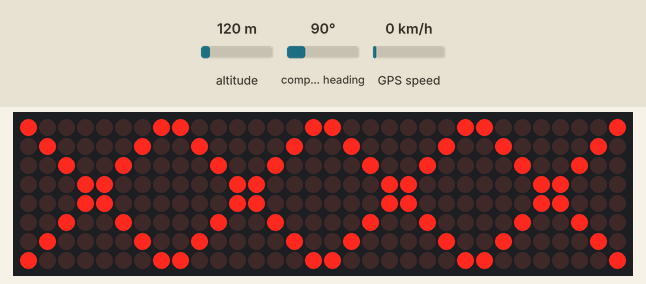
Simulated run of this sketch. Board: Arduino Mega 2560, built with avr-gcc and run on an emulated ATmega2560. Shown: 32×8 LED matrix. The inputs (shaded band) are chosen by the test bench; at power-on: compass heading 90°, altitude 120 m, GPS speed 0 km/h. The local clock reads 2024-03-15 10:24:30 at power-on unless the sketch sets it; the GPS gets a fix after 3 s at 37.7749, -122.4194 with 8 satellites; what the sketch prints to the serial monitor is not drawn.

Above: at 2.1 s.
2.2 s: compass heading set to 180°
At 4.4 s:
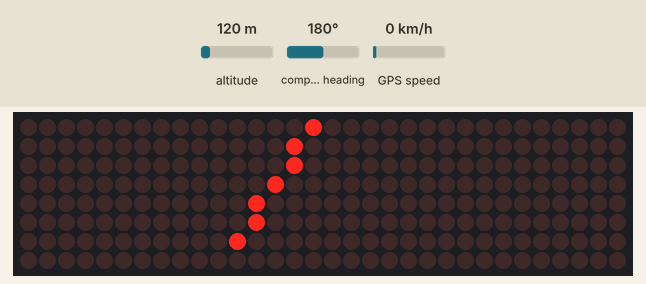
5.1 s: compass heading set to 7°
At 6.7 s:
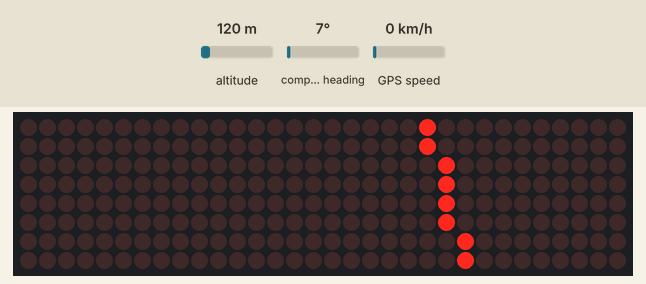
7.1 s: compass heading set to 269°
At 8.8 s:
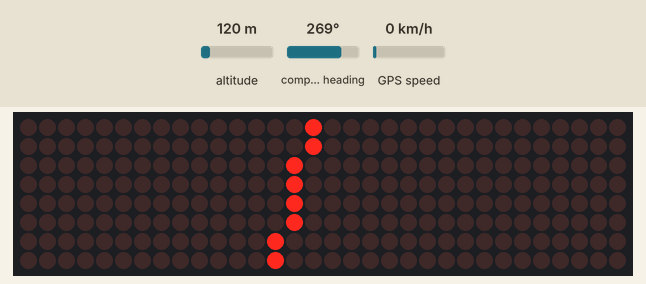
9.1 s: compass heading set to 352°
At 10.9 s:
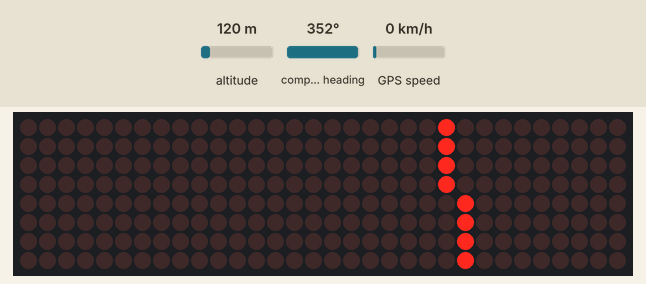
11.2 s: compass heading set to 90°
At 12.1 s:
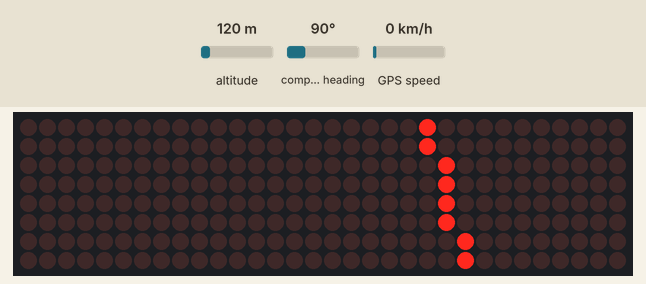
Timing chart, 0 to 14.2 s (numbered marks = the images above; inputs shaded):
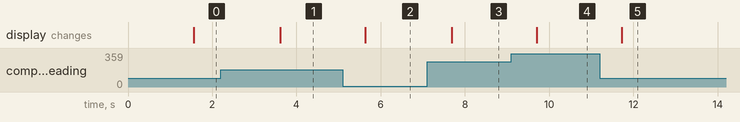

Measured:
- after the input at 2.2 s, the display: changes after 1.4 s (image 1)
- after the input at 5.1 s, the display: changes after 0.53 s (image 2)
- after the input at 7.1 s, the display: changes after 0.59 s (image 3)
- after the input at 9.1 s, the display: changes after 0.60 s (image 4)
- after the input at 11.2 s, the display: changes after 0.52 s (image 5)

The sketch:

DzialkonRadar.ino
```cpp
//#define CALLIBRATE // uncomment this to start Compass calibration
//#define SETTIME // uncomment this to manualy set time on Timer, see Timer.cpp line 22

#include "RadarMap.h"
#include "Gps.h"
#include "Compass.h"
#include "Timer.h"
#include "Pins.h"

//#ifdef CALLIBRATE
//#include "MySD.h"
//#endif

RadarMap* radarMap;
Gps* myGps;
Compass* myCompass;
const float PopeConstant = 21.37f;

Timer timer(DataPin, ClkPin, CsPin);

void setup() {
  Serial.begin(9600);
  radarMap = new RadarMap(DataPin, ClkPin, CsPin, 4, 50.0f);
  myGps = new Gps();
  myCompass = new Compass();
  timer.SetupClock();
}

void loop() {
  myGps->UpdateData();
  float distance = myGps->DistanceBetween();
  float gpsAngle = myGps->Angle();
  float compassAngle = myCompass->Angle();
  radarMap->SetSegmentPoints(distance, gpsAngle, compassAngle);

  int popeMeters = (int)(distance / PopeConstant);

  if (timer.CheckTime(21, 37, 0))
  {
    // play barka
    // player.PlaySong("BARKA.WAV");
    Serial.println("Swooooja baaaaaaarkeeeee!");
  }

  if (timer.CheckTime(-1, -1, 0))
  {
    // player.PlayDistanceLeft(popeMeters)
    Serial.println("pozostalo x papierzo metrow");
  }

  if (timer.CheckTime(-1, -1, 30))
  {
    // player.PlayRandomVoice();
    Serial.println("randomowy tekst Witka");
  }

  delay(1000);
}
```

Compass.cpp
```cpp
#include "Compass.h"

Compass::Compass()
{
	Wire.begin();
	qmc.init();
}

float Compass::Angle()
{
	int x, y, z;
	float azimuth;
	qmc.read(&x, &y, &z);

//#ifdef CALLIBRATE
//	MySD* mySD = new MySD(49);
//	File file = mySD->OpenFile("comp.txt");
//	file.print(x);
//	file.print("\t");
//	file.print(y);
//	file.print("\t");
//	file.print(z);
//	file.print("\t");
//	file.println(azimuth);
//	mySD->CloseFile(file);
//#endif // CALLIBRATE

	x = map(x, -1393, -191, -1000, 1000);
	y = map(y, 1525, 2376, -1000, 1000);

	azimuth = Azimuth(x, y);

	return azimuth;
}

float Compass::Azimuth(int x, int y) {
	float azimuth = atan2(x, y);
	if (azimuth < 0)
	{
		azimuth += 2 * PI;
	}

	return degrees(azimuth);
}
```

Compass.h
```cpp
#pragma once

#include <Wire.h>
#include <MechaQMC5883.h>

#ifdef CALLIBRATE
#include "MySD.h"
#endif

class Compass
{
  private:
    MechaQMC5883 qmc;

    float Azimuth(int x, int y);
  public:
    Compass();
    float Angle();
};
```

Gps.cpp
```cpp
#include "Gps.h"

const float Gps::invalidDistance = -1.0f;

Gps::Gps() :
	// działka Pitera
	destLat(51.589655f),
	destLong(19.223912f),
	ss(Serial1)
{
	ss.begin(9600);
}

float Gps::DistanceBetween()
{
	if (curentLat == TinyGPS::GPS_INVALID_F_ANGLE && curentLong == TinyGPS::GPS_INVALID_F_ANGLE)
	{
		return Gps::invalidDistance;
	}
	return TinyGPS::distance_between(curentLat, curentLong, destLat, destLong);
}

float Gps::Angle()
{
	return TinyGPS::course_to(curentLat, curentLong, destLat, destLong);
}

void Gps::UpdateData()
{
	unsigned long start = millis();
	do
	{
		while (ss.available()) {
			byte gpsData = ss.read();
			gps.encode(gpsData);

		}
	} while (millis() - start < gpsUpdateDelay);

	gps.f_get_position(&curentLat, &curentLong);
}
```

Gps.h
```cpp
#pragma once
#include <TinyGPS.h>

class Gps
{
  private:
    const int gpsUpdateDelay = 1000;

    const float destLat, destLong;
    float curentLat, curentLong;
    TinyGPS gps;
    HardwareSerial& ss;

  public:
    static const float invalidDistance;
    Gps();
    void UpdateData();
    float DistanceBetween();
    float Angle();
};
```

MySD.cpp
```cpp
#include "MySD.h"

MySD::MySD(int sdPin) :
	sdPin(sdPin)
{
	while (!SD.begin(sdPin))
	{
		delay(900);
	}
}

File MySD::OpenFile(char* fileName)
{
	return SD.open(fileName, FILE_WRITE);
}

void MySD::CloseFile(File file)
{
	file.close();
}
```

MySD.h
```cpp
#pragma once
#include <SD.h>
#include <SPI.h>

class MySD
{
  private:
    int sdPin;
  public:
    MySD(int sdPin);
    File OpenFile(char* fileName);
    void CloseFile(File file);
};
```

RadarMap.cpp
```cpp
#include "RadarMap.h"
#include <Arduino.h>

RadarMap::RadarMap(int dataPin, int clkPin, int csPin, int numDevices, float initialDistance) :
	lc(LedControl(dataPin, clkPin, csPin, numDevices))
{
	RadarMap::numDevices = numDevices;
	RadarMap::initialDistance = initialDistance;

	for (int i = 0; i < numDevices; i++)
	{
		lc.shutdown(i, false);
		lc.setIntensity(i, 3);
		lc.clearDisplay(i);
	}
}

void RadarMap::SetPoint(int x, int y, byte quarter)
{
	if (quarter == 4)
	{
		SetWholeScreen();
	}
	else if (quarter == 0)
	{
		lc.setLed(quarter, y, maxIndex - x, true);
	}
	else if (quarter == 1)
	{
		lc.setLed(quarter, y + maxIndex, maxIndex - x, true);
	}
	else if (quarter == 2)
	{
		lc.setLed(quarter, -y, maxIndex + x, true);
	}
	else if (quarter == 3)
	{
		lc.setLed(quarter, maxIndex - y, maxIndex + x, true);
	}
}

void RadarMap::SetSegmentPoints(int x, int y)
{
	ClearScreen();

	int quarter = CalculateQuarter(x, y);

	int xMin = min(0, x), xMax = max(0, x);
	int yMin = min(0, y), yMax = max(0, y);

	double a = y / (double)x;

	if (abs(x) > abs(y))
	{
		for (int i = xMin; i < xMax + 1; i++)
		{
			int nearestY = yMin;
			double calculatedY = i * a;
			double delta = abs(calculatedY - nearestY);
			for (int j = yMin + 1; j < yMax + 1; j++)
			{
				double currentDelta = abs(calculatedY - j);

				if (currentDelta < delta)
				{
					delta = currentDelta;
					nearestY = j;
				}
			}

			SetPoint(i, nearestY, quarter);
		}
	}
	else
	{
		for (int i = yMin; i < yMax + 1; i++)
		{
			int nearestX = xMin;
			double calculatedX = i / a;
			double delta = abs(calculatedX - nearestX);
			for (int j = xMin + 1; j < xMax + 1; j++)
			{
				double currentDelta = abs(calculatedX - j);

				if (currentDelta < delta)
				{
					delta = currentDelta;
					nearestX = j;
				}
			}

			SetPoint(nearestX, i, quarter);
		}
	}

	//return quarter;
}

void RadarMap::SetSegmentPoints(float distance, float gpsAngle, float compassAngle)
{
	if (distance == Gps::invalidDistance)
	{
		ClearScreen();
		SetInvalidScreen();
		return;
	}

	float angle = gpsAngle + compassAngle;

	//Serial.print("Initial distance: ");
	//Serial.print(initialDistance);
	//Serial.print(", distance: ");
	//Serial.print(distance);
	//Serial.print(", angle: ");
	//Serial.println(angle);

	if (distance > initialDistance)
	{
		distance = initialDistance;
	}
	if (distance < distanceDelta)
	{
		Serial.println("Destination reached!");
		SetSegmentPoints(0, 0);
		return;
	}

	float x, y;

	ComputeCoordinates(x, y, angle, distance);

	//Serial.print("Calculated point (");
	//Serial.print(x);
	//Serial.print(",");
	//Serial.print(y);
	//Serial.println(")");

	// this is needed to always show some small path, until desired distanceDelta is accuired
	RoundCoordinates(x, y);

	//Serial.print("Calculated point ceil (");
	//Serial.print(x);
	//Serial.print(",");
	//Serial.print(y);
	//Serial.println(")");

	SetSegmentPoints(x, y);
}

void RadarMap::ComputeCoordinates(float& x, float& y, float angle, float distance)
{
	float angleInRadians = radians(angle);
	x = distance * sin(angleInRadians);
	y = distance * cos(angleInRadians);
	NormalizeCoordinates(x, y);
}

/// <summary>
/// Normalize point to fit (-7,-7) to (7,7) range
/// </summary>
void RadarMap::NormalizeCoordinates(float& x, float& y)
{
	x = maxIndex * (x / initialDistance);
	y = maxIndex * (y / initialDistance);
}

void RadarMap::RoundCoordinates(float& x, float& y)
{
	if (abs(x) < 0.5f && abs(y) < 0.5f)
	{
		if (abs(x) >= abs(y))
		{
			x < 0 ? x -= 1 : x += 1;
			y = 0;
		}
		else
		{
			y < 0 ? y -= 1 : y += 1;
			x = 0;
		}
	}

	x = round(x);
	y = round(y);
}

byte RadarMap::CalculateQuarter(int x, int y)
{
	if (x == 0 && y == 0)
	{
		// destination point reached, light all leds on all displays
		return 4;
	}

	if (x >= 0 && y >= 0)
	{
		return 0;
	}

	if (x > 0 && y < 0)
	{
		return 1;
	}

	if (x <= 0 && y <= 0)
	{
		return 2;
	}

	if (x < 0 && y > 0)
	{
		return 3;
	}

	return 0xFF;
}

void RadarMap::ClearScreen()
{
	for (int i = 0; i < numDevices; i++)
	{
		lc.clearDisplay(i);
	}
}

void RadarMap::SetWholeScreen()
{
	for (int i = 0; i < numDevices; i++)
	{
		for (int j = 0; j < size; j++)
		{
			lc.setRow(i, j, 0xFF);
		}
	}
}

void RadarMap::SetInvalidScreen()
{
	for (int i = 0; i < numDevices; i++)
	{
		for (int j = 0; j < size; j++)
		{
			lc.setLed(i, j, j, true);
			lc.setLed(i, size - j - 1, j, true);
		}
	}
}
```

RadarMap.h
```cpp
#pragma once
#include <LedControl.h>
#include "Gps.h"

class RadarMap
{
  private:
    /// <summary>
    /// Distance tolerance in meters to find the destination point.
    /// </summary>
    const int distanceDelta = 10;
    const int size = 8;
    const int maxIndex = size - 1;

    int numDevices;
    float initialDistance;
    LedControl lc;

    void SetPoint(int x, int y, byte quarter);
    byte CalculateQuarter(int x, int y);
    void SetWholeScreen();
    void ClearScreen();
    void ComputeCoordinates(float& x, float& y, float angle, float distance);
    void NormalizeCoordinates(float& x, float& y);
    void RoundCoordinates(float& x, float& y);
    void SetSegmentPoints(int x, int y);

  public:
    RadarMap(int dataPin, int clkPin, int csPin, int numDevices = 1, float initialDistance = 1000.0f);
    void SetSegmentPoints(float distance, float gpsAngle, float compassAngle);
    void SetInvalidScreen();
};
```

Timer.cpp
```cpp
#include "Timer.h"

Timer::Timer(int dataPin, int clkPin, int csPin)
{
  rtc = new DS1302RTC(csPin, dataPin, clkPin);
}

void Timer::SetupClock()
{
  // Check clock oscillation
  if (rtc->haltRTC())
  {
    Serial.println("Clock stopped!");
  }
  else
  {
    Serial.println("Clock working.");
  }
  delay(500);

#ifdef SETTIME
  tmElements_t timeToSet;
  timeToSet.Day = 21;
  timeToSet.Month = 9;
  timeToSet.Year = CalendarYrToTm(2020);
  timeToSet.Hour = 10;
  timeToSet.Minute = 47;
  timeToSet.Second = 0;
  int a = rtc->write(timeToSet);
  Serial.print("Status: ");
  Serial.println(a);
#endif

  // Setup Time library
  Serial.println("RTC Sync");
  setSyncProvider(rtc->get); // the function to get the time from the RTC
  switch (timeStatus())
  {
    case timeNotSet:
      Serial.println("Time not set");
      break;
    case timeNeedsSync:
      Serial.println("Time need sync");
      break;
    case timeSet:
      Serial.print("Time set to ");
      Serial.print(day());
      Serial.print(".");
      Serial.print(month());
      Serial.print(".");
      Serial.print(year());
      Serial.print(" ");
      Serial.print(hour());
      Serial.print(":");
      Serial.print(minute());
      Serial.print(":");
      Serial.println(second());
      break;
    default:
      Serial.println("Unknown status");
  }
}

/// <summary>
/// Check specific time. Pass -1 whenever you're not interested in checking particular part of time.
/// </summary>
bool Timer::CheckTime(int hours, int minutes, int seconds)
{
  if(hours != -1 && hour() != hours)
  {
    return false;
  }

  if(minutes != -1 && minute() != minutes)
  {
    return false;
  }

  if(seconds != -1 && second() != seconds)
  {
    return false;
  }

  return true;
}
```

Timer.h
```cpp
#pragma once
#include <DS1302RTC.h>
#include <Time.h>
#include <TimeLib.h>

class Timer
{
  private:
    DS1302RTC* rtc;

  public:
    Timer(int dataPin, int clkPin, int csPin);
    void SetupClock();
    bool CheckTime(int hour, int minute, int second);
};
```

Pins.h
```cpp
#pragma once

#define DataPin 51
#define ClkPin 52
#define CsPin 53
```
